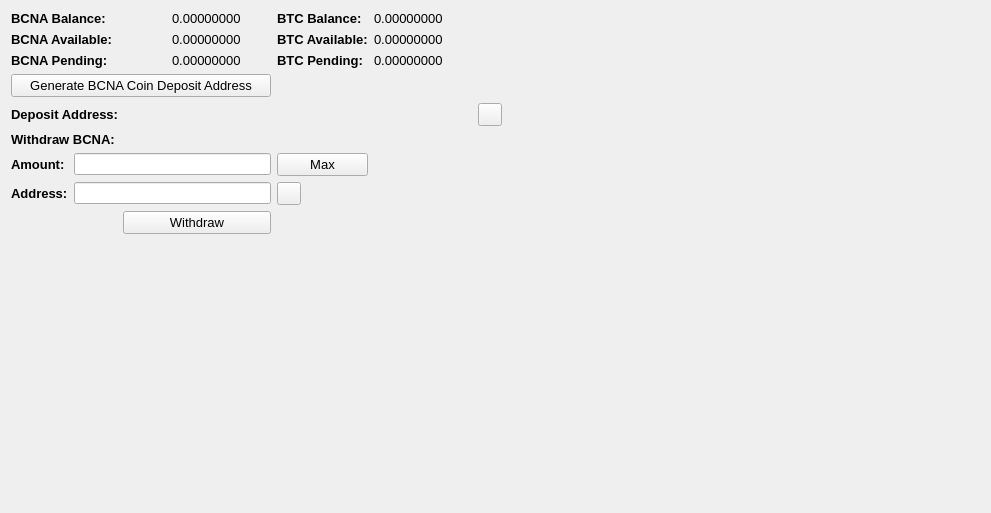
     <widget class="QWidget" name="BalanceTab">
      <attribute name="title">
       <string>Balance</string>
      </attribute>
      <layout class="QGridLayout" name="gridLayout_2">
       <item row="0" column="0" colspan="2">
        <widget class="QLabel" name="label_11">
         <property name="font">
          <font>
           <pointsize>10</pointsize>
           <weight>75</weight>
           <bold>true</bold>
          </font>
         </property>
         <property name="text">
          <string>BCNA Balance:</string>
         </property>
        </widget>
       </item>
       <item row="0" column="3">
        <widget class="QLabel" name="BCNABalanceLabel">
         <property name="font">
          <font>
           <pointsize>10</pointsize>
          </font>
         </property>
         <property name="text">
          <string>0.00000000</string>
         </property>
         <property name="textInteractionFlags">
          <set>Qt::LinksAccessibleByMouse|Qt::TextSelectableByMouse</set>
         </property>
        </widget>
       </item>
       <item row="0" column="4">
        <widget class="QLabel" name="label_12">
         <property name="font">
          <font>
           <pointsize>10</pointsize>
           <weight>75</weight>
           <bold>true</bold>
          </font>
         </property>
         <property name="text">
          <string>BTC Balance:</string>
         </property>
        </widget>
       </item>
       <item row="0" column="5">
        <widget class="QLabel" name="BitcoinBalanceLabel">
         <property name="font">
          <font>
           <pointsize>10</pointsize>
          </font>
         </property>
         <property name="text">
          <string>0.00000000</string>
         </property>
         <property name="textInteractionFlags">
          <set>Qt::LinksAccessibleByMouse|Qt::TextSelectableByMouse</set>
         </property>
        </widget>
       </item>
       <item row="0" column="7" rowspan="10">
        <spacer name="horizontalSpacer_4">
         <property name="orientation">
          <enum>Qt::Horizontal</enum>
         </property>
         <property name="sizeHint" stdset="0">
          <size>
           <width>478</width>
           <height>488</height>
          </size>
         </property>
        </spacer>
       </item>
       <item row="1" column="0" colspan="2">
        <widget class="QLabel" name="label_13">
         <property name="font">
          <font>
           <pointsize>10</pointsize>
           <weight>75</weight>
           <bold>true</bold>
          </font>
         </property>
         <property name="text">
          <string>BCNA Available:</string>
         </property>
        </widget>
       </item>
       <item row="1" column="3">
        <widget class="QLabel" name="BCNAAvailableLabel_2">
         <property name="font">
          <font>
           <pointsize>10</pointsize>
          </font>
         </property>
         <property name="text">
          <string>0.00000000</string>
         </property>
         <property name="textInteractionFlags">
          <set>Qt::LinksAccessibleByMouse|Qt::TextSelectableByMouse</set>
         </property>
        </widget>
       </item>
       <item row="1" column="4">
        <widget class="QLabel" name="label_15">
         <property name="font">
          <font>
           <pointsize>10</pointsize>
           <weight>75</weight>
           <bold>true</bold>
          </font>
         </property>
         <property name="text">
          <string>BTC Available:</string>
         </property>
        </widget>
       </item>
       <item row="1" column="5">
        <widget class="QLabel" name="BitcoinAvailableLabel">
         <property name="font">
          <font>
           <pointsize>10</pointsize>
          </font>
         </property>
         <property name="text">
          <string>0.00000000</string>
         </property>
         <property name="textInteractionFlags">
          <set>Qt::LinksAccessibleByMouse|Qt::TextSelectableByMouse</set>
         </property>
        </widget>
       </item>
       <item row="2" column="0" colspan="2">
        <widget class="QLabel" name="label_14">
         <property name="font">
          <font>
           <pointsize>10</pointsize>
           <weight>75</weight>
           <bold>true</bold>
          </font>
         </property>
         <property name="text">
          <string>BCNA Pending:</string>
         </property>
        </widget>
       </item>
       <item row="2" column="3">
        <widget class="QLabel" name="BCNAPendingLabel">
         <property name="font">
          <font>
           <pointsize>10</pointsize>
          </font>
         </property>
         <property name="text">
          <string>0.00000000</string>
         </property>
         <property name="textInteractionFlags">
          <set>Qt::LinksAccessibleByMouse|Qt::TextSelectableByMouse</set>
         </property>
        </widget>
       </item>
       <item row="2" column="4">
        <widget class="QLabel" name="label_31">
         <property name="font">
          <font>
           <pointsize>10</pointsize>
           <weight>75</weight>
           <bold>true</bold>
          </font>
         </property>
         <property name="text">
          <string>BTC Pending:</string>
         </property>
        </widget>
       </item>
       <item row="2" column="5">
        <widget class="QLabel" name="BitcoinPendingLabel">
         <property name="font">
          <font>
           <pointsize>10</pointsize>
          </font>
         </property>
         <property name="text">
          <string>0.00000000</string>
         </property>
         <property name="textInteractionFlags">
          <set>Qt::LinksAccessibleByMouse|Qt::TextSelectableByMouse</set>
         </property>
        </widget>
       </item>
       <item row="3" column="0" colspan="4">
        <widget class="QPushButton" name="GenDepositBTN">
         <property name="font">
          <font>
           <pointsize>10</pointsize>
          </font>
         </property>
         <property name="text">
          <string>Generate BCNA Coin Deposit Address</string>
         </property>
        </widget>
       </item>
       <item row="4" column="0" colspan="3">
        <widget class="QLabel" name="label_33">
         <property name="font">
          <font>
           <pointsize>10</pointsize>
           <weight>75</weight>
           <bold>true</bold>
          </font>
         </property>
         <property name="text">
          <string>Deposit Address:</string>
         </property>
        </widget>
       </item>
       <item row="4" column="3" colspan="3">
        <widget class="QLabel" name="DepositAddressLabel">
         <property name="minimumSize">
          <size>
           <width>300</width>
           <height>0</height>
          </size>
         </property>
         <property name="palette">
          <palette>
           <active>
            <colorrole role="WindowText">
             <brush brushstyle="SolidPattern">
              <color alpha="255">
               <red>0</red>
               <green>0</green>
               <blue>0</blue>
              </color>
             </brush>
            </colorrole>
            <colorrole role="Text">
             <brush brushstyle="SolidPattern">
              <color alpha="255">
               <red>0</red>
               <green>0</green>
               <blue>255</blue>
              </color>
             </brush>
            </colorrole>
           </active>
           <inactive>
            <colorrole role="WindowText">
             <brush brushstyle="SolidPattern">
              <color alpha="255">
               <red>0</red>
               <green>0</green>
               <blue>0</blue>
              </color>
             </brush>
            </colorrole>
            <colorrole role="Text">
             <brush brushstyle="SolidPattern">
              <color alpha="255">
               <red>0</red>
               <green>0</green>
               <blue>255</blue>
              </color>
             </brush>
            </colorrole>
           </inactive>
           <disabled>
            <colorrole role="WindowText">
             <brush brushstyle="SolidPattern">
              <color alpha="255">
               <red>120</red>
               <green>120</green>
               <blue>120</blue>
              </color>
             </brush>
            </colorrole>
            <colorrole role="Text">
             <brush brushstyle="SolidPattern">
              <color alpha="255">
               <red>120</red>
               <green>120</green>
               <blue>120</blue>
              </color>
             </brush>
            </colorrole>
           </disabled>
          </palette>
         </property>
         <property name="font">
          <font>
           <pointsize>10</pointsize>
           <weight>75</weight>
           <bold>true</bold>
          </font>
         </property>
         <property name="text">
          <string/>
         </property>
         <property name="alignment">
          <set>Qt::AlignRight|Qt::AlignTrailing|Qt::AlignVCenter</set>
         </property>
         <property name="textInteractionFlags">
          <set>Qt::LinksAccessibleByMouse|Qt::TextSelectableByKeyboard|Qt::TextSelectableByMouse</set>
         </property>
        </widget>
       </item>
       <item row="4" column="6">
        <widget class="QToolButton" name="DepositCopyButton">
         <property name="toolTip">
          <string>Copy to clipboard</string>
         </property>
         <property name="text">
          <string/>
         </property>
         <property name="icon">
          <iconset>
           <normaloff>:/icons/editcopy</normaloff>:/icons/editcopy</iconset>
         </property>
         <property name="shortcut">
          <string>Alt+P</string>
         </property>
        </widget>
       </item>
       <item row="5" column="0" colspan="2">
        <widget class="QLabel" name="label_34">
         <property name="font">
          <font>
           <pointsize>10</pointsize>
           <weight>75</weight>
           <bold>true</bold>
          </font>
         </property>
         <property name="text">
          <string>Withdraw BCNA:</string>
         </property>
        </widget>
       </item>
       <item row="6" column="0">
        <widget class="QLabel" name="label_26">
         <property name="font">
          <font>
           <pointsize>10</pointsize>
           <weight>75</weight>
           <bold>true</bold>
          </font>
         </property>
         <property name="text">
          <string>Amount:</string>
         </property>
        </widget>
       </item>
       <item row="6" column="1" colspan="3">
        <widget class="QLineEdit" name="WithdrawUnitsInput">
         <property name="font">
          <font>
           <pointsize>9</pointsize>
           <weight>75</weight>
           <bold>true</bold>
          </font>
         </property>
         <property name="text">
          <string/>
         </property>
        </widget>
       </item>
       <item row="6" column="4">
        <widget class="QPushButton" name="Withdraw_Max_Amount">
         <property name="font">
          <font>
           <pointsize>10</pointsize>
          </font>
         </property>
         <property name="text">
          <string>Max</string>
         </property>
        </widget>
       </item>
       <item row="7" column="0">
        <widget class="QLabel" name="label_10">
         <property name="font">
          <font>
           <pointsize>10</pointsize>
           <weight>75</weight>
           <bold>true</bold>
          </font>
         </property>
         <property name="text">
          <string>Address:</string>
         </property>
        </widget>
       </item>
       <item row="7" column="1" colspan="3">
        <widget class="QLineEdit" name="WithdrawAddress">
         <property name="font">
          <font>
           <pointsize>9</pointsize>
           <weight>75</weight>
           <bold>true</bold>
          </font>
         </property>
        </widget>
       </item>
       <item row="7" column="4">
        <widget class="QToolButton" name="WithdrawPasteButton">
         <property name="toolTip">
          <string>Paste from clipboard</string>
         </property>
         <property name="text">
          <string/>
         </property>
         <property name="icon">
          <iconset>
           <normaloff>:/icons/editpaste</normaloff>:/icons/editpaste</iconset>
         </property>
         <property name="shortcut">
          <string>Alt+P</string>
         </property>
        </widget>
       </item>
       <item row="8" column="2" colspan="2">
        <widget class="QPushButton" name="WithdrawUnitsBtn">
         <property name="font">
          <font>
           <pointsize>10</pointsize>
          </font>
         </property>
         <property name="text">
          <string>Withdraw</string>
         </property>
        </widget>
       </item>
       <item row="9" column="0" colspan="6">
        <spacer name="verticalSpacer">
         <property name="orientation">
          <enum>Qt::Vertical</enum>
         </property>
         <property name="sizeHint" stdset="0">
          <size>
           <width>428</width>
           <height>262</height>
          </size>
         </property>
        </spacer>
       </item>
      </layout>
      <zorder>label_31</zorder>
      <zorder>label_15</zorder>
      <zorder>label_12</zorder>
      <zorder>label_14</zorder>
      <zorder>label_13</zorder>
      <zorder>label_11</zorder>
      <zorder>BitcoinBalanceLabel</zorder>
      <zorder>BCNABalanceLabel</zorder>
      <zorder>BCNAAvailableLabel_2</zorder>
      <zorder>BCNAPendingLabel</zorder>
      <zorder>BitcoinAvailableLabel</zorder>
      <zorder>BitcoinPendingLabel</zorder>
      <zorder>label_33</zorder>
      <zorder>GenDepositBTN</zorder>
      <zorder>DepositAddressLabel</zorder>
      <zorder>Withdraw_Max_Amount</zorder>
      <zorder>label_34</zorder>
      <zorder>WithdrawUnitsInput</zorder>
      <zorder>label_10</zorder>
      <zorder>label_26</zorder>
      <zorder>WithdrawAddress</zorder>
      <zorder>WithdrawUnitsBtn</zorder>
      <zorder>horizontalSpacer_4</zorder>
      <zorder>verticalSpacer</zorder>
      <zorder>WithdrawPasteButton</zorder>
      <zorder>DepositCopyButton</zorder>
     </widget>
